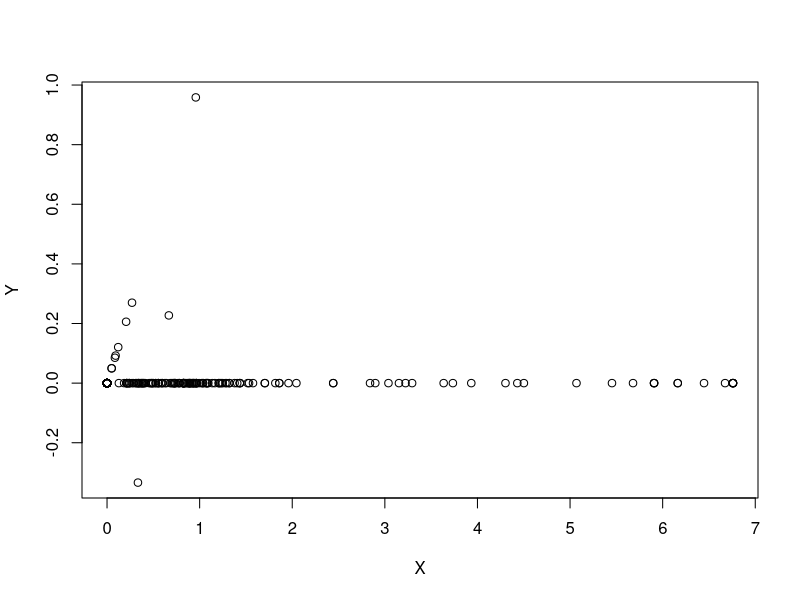
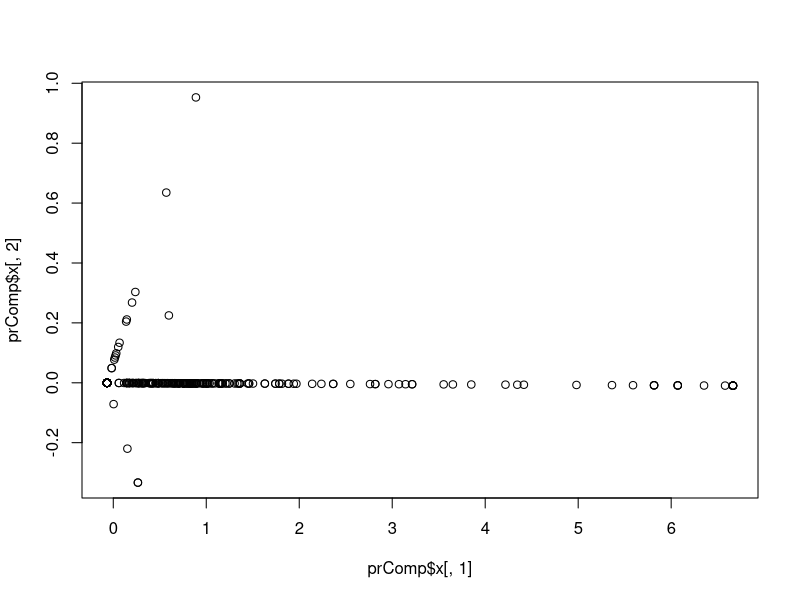
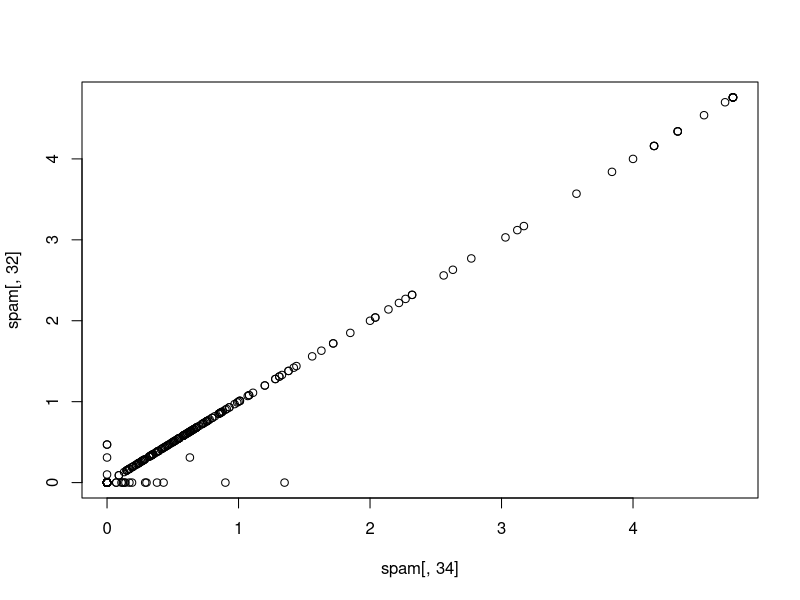
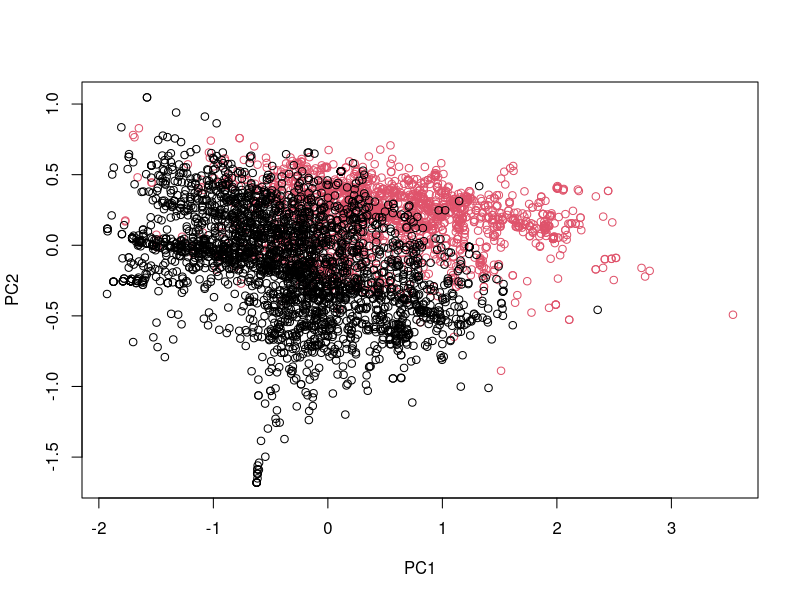
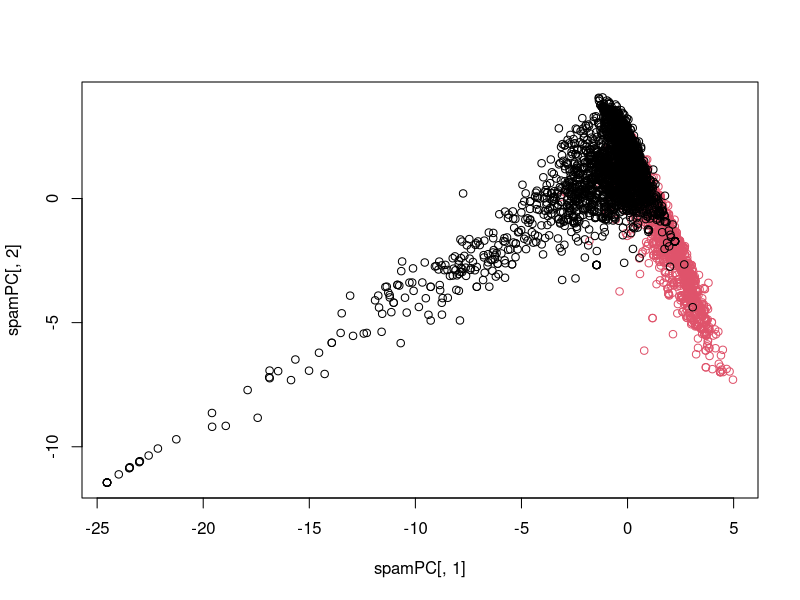

Recreate these plots in R, in order. (Note: this script raises an error after producing the figures.)
library(caret); library(kernlab); data(spam)
inTrain <- createDataPartition(y=spam$type,
                               p=0.75, list=FALSE)
training <- spam[inTrain,]
testing <- spam[-inTrain,]

M <- abs(cor(training[,-58]))
diag(M) <- 0
which(M > 0.8,arr.ind=T)

names(spam)[c(34,32)]
png('corpre.png')
plot(spam[,34],spam[,32])
dev.off()

X <- 0.71*training$num415 + 0.71*training$num857
Y <- 0.71*training$num415 - 0.71*training$num857
plot(X,Y)

smallSpam <- spam[,c(34,32)]
prComp <- prcomp(smallSpam)
plot(prComp$x[,1],prComp$x[,2])
prComp$rotation

typeColor <- ((spam$type=="spam")*1 + 1)
prComp <- prcomp(log10(spam[,-58]+1))
png('pca.png')
plot(prComp$x[,1],prComp$x[,2],col=typeColor,xlab="PC1",ylab="PC2")
dev.off()

png('pca_caret.png')
preProc <- preProcess(log10(spam[,-58]+1),method="pca",pcaComp=2)
spamPC <- predict(preProc,log10(spam[,-58]+1))
plot(spamPC[,1],spamPC[,2],col=typeColor)
dev.off()

preProc <- preProcess(log10(training[,-58]+1),method="pca",pcaComp=2)
trainPC <- predict(preProc,log10(training[,-58]+1))
modelFit <- train(training$type ~ .,method="glm",data=trainPC)

testPC <- predict(preProc,log10(testing[,-58]+1))
confusionMatrix(testing$type,predict(modelFit,testPC))

modelFit <- train(training$type ~ .,method="glm",preProcess="pca",data=training)
confusionMatrix(testing$type,predict(modelFit,testing))
